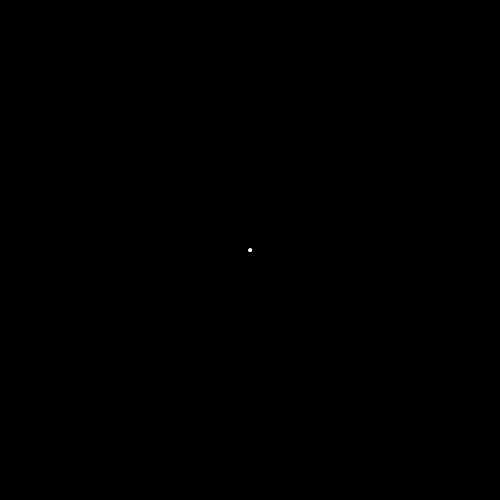
Frame 1 (no input)
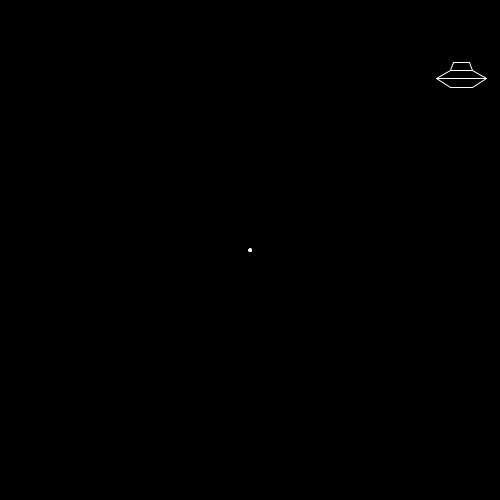
Frame 60 (the mouse pressed at the canvas centre just before this capture)
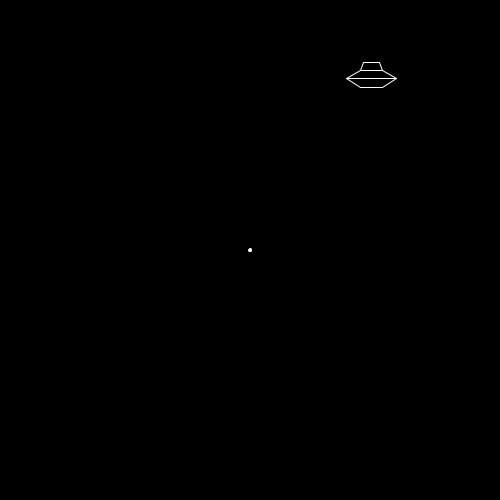
Frame 120 (the mouse held since frame 60 and released just before this capture)

The Processing sketch that drew these frames (run headless with seeded random() and noise(); from frame 60 on, the mouse is pressed at the canvas centre):

// Processing sketch: SpaceShip
// ── SpaceShip.pde
void setup()
{
   size(500, 500);
   
   // Pass random entry point here?
   spaceship = new Ship(int(random(1, 5)));
   
   spaceshipTimer = 0;
   spaceshipEntry = 1200;
   
   //laser = new ShipLaser();
   
   laserTimer = 0;
   laserEntry = 180;
   
   laserFire = false;
}

int entryPoint;

Ship spaceship;

PVector position;
int spaceshipTimer;
int spaceshipEntry;

//ShipLaser laser;

//PVector laserpos;
int laserTimer;
int laserEntry;

boolean laserFire;

void draw()
{
  background(0); 
  stroke(255);
  
  ellipse(width * 0.5f, height * 0.5f, 3, 3);
  
  if (spaceshipTimer > spaceshipEntry)
  {
    spaceship = new Ship(int(random(1, 5)));
    spaceshipTimer = 0;
  }
  spaceshipTimer++;
  
  spaceship.render();
  spaceship.update();
  
  //if (laserFire)
  //{
  //  laser.render();
  //  laser.update();
  //}
}
// ── Master.pde
class Master
{
  PVector position;
  PVector movement;
  float speed;
  
  float sw;
  float sh;

  Master()
  {
    speed = 1.5f;
    sw = 25;
    sh = sw * 0.5f;
  }  

  void render()
  {
  }

  void update()
  {
  }
}
// ── Ship.pde
class Ship extends Master
{
  Ship(int entry)
  {
    entryPoint = entry;

    switch (entryPoint)
    {
     case 1:
       position = new PVector(-width * 0.1f, height * 0.15f);
       movement = new PVector(speed, 0);
       break;
     case 2:
       position = new PVector(-width * 0.1f, height * 0.85f);
       movement = new PVector(speed, 0);
       break;
     case 3:
       position = new PVector(width * 1.1f, height * 0.15f);
       movement = new PVector(-speed, 0);
       break;
     case 4:
       position = new PVector(width * 1.1f, height * 0.85f);
       movement = new PVector(-speed, 0);
       break;
    }
  } 

  void render()
  {
    pushMatrix();
    translate(position.x, position.y);
    
    // Top body
    line(-sw * 0.3f, -sh, sw * 0.3f, -sh);
    line(-sw * 0.3f, -sh, -sw * 0.45f, -sh * 0.35f);
    line(sw * 0.3f, -sh, sw * 0.45f, -sh * 0.35f);
    line(-sw * 0.45f, -sh * 0.35f, sw * 0.45f, -sh * 0.35f);  
    // Middle Body
    line(-sw * 0.45f, -sh * 0.35f, -sw, sh * 0.3f);
    line(sw * 0.45f, -sh * 0.35f, sw, sh * 0.3f);
    line(-sw, sh * 0.3f, sw, sh * 0.3f);
    // Bottom Body
    line(-sw, sh * 0.3f, -sw * 0.45f, sh);
    line(sw, sh * 0.3f, sw * 0.45f, sh);
    line(-sw * 0.45f, sh, sw * 0.45f, sh);
    
    popMatrix();
  }

  void update()
  {
     position.add(movement);
     
     if (laserTimer > laserEntry)
     {
       ShipLaser laser = new ShipLaser(entryPoint); 
       laser.position = position.copy();
       //laserFire = true;
       //if (laserTimer > laserEntry * 2)
         laserTimer = 0;
     }
     laserTimer++;
  }
}
// ── ShipLaser.pde
class ShipLaser extends Master
{
  PVector laserMovement;
  float laserSpeed;
  
  ShipLaser(int ID)
  {
     //laserpos = position.copy();
     laserSpeed = 0.5;
     
     if (ID == 1 || ID == 3)
       laserMovement = new PVector(random(-2, 3), laserSpeed);
     else
       laserMovement = new PVector(random(-2, 3), -laserSpeed);
  }
  
  void render()
  {
     pushMatrix();
     translate(position.x, position.y);
     ellipse(0, 0, 2, 2);
     popMatrix();
  }
  
  void update()
  {
    position.add(laserMovement);
  }
  //void update()
  //{ 
  //  moveShip.x = sin(facingAngle);
  //  moveShip.y = - cos(facingAngle);  
  //  moveShip.mult(speed);
  //  position.add(moveShip);

  //}
}
